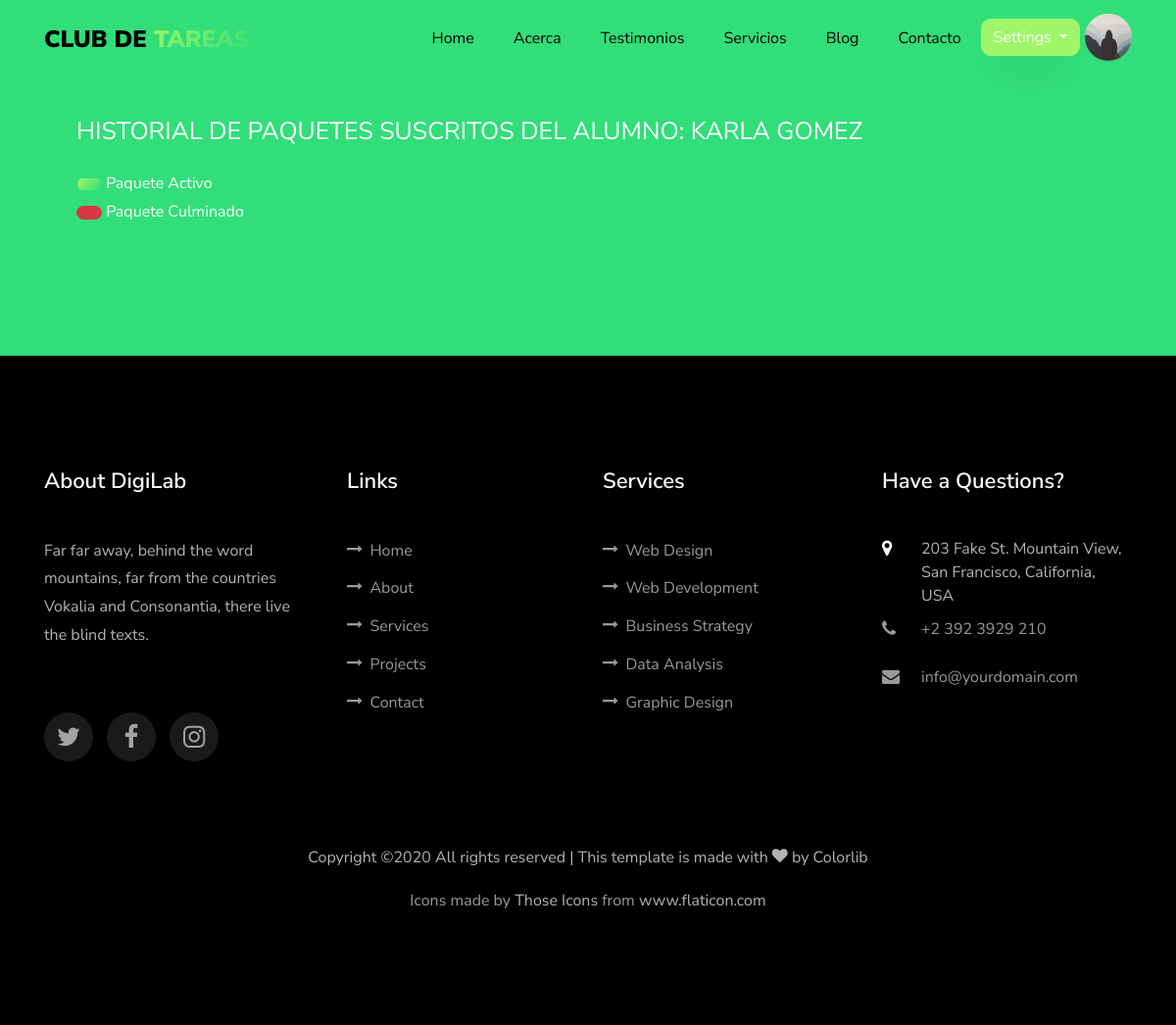
Before: /paquetes/ (signed in) with the older database file.
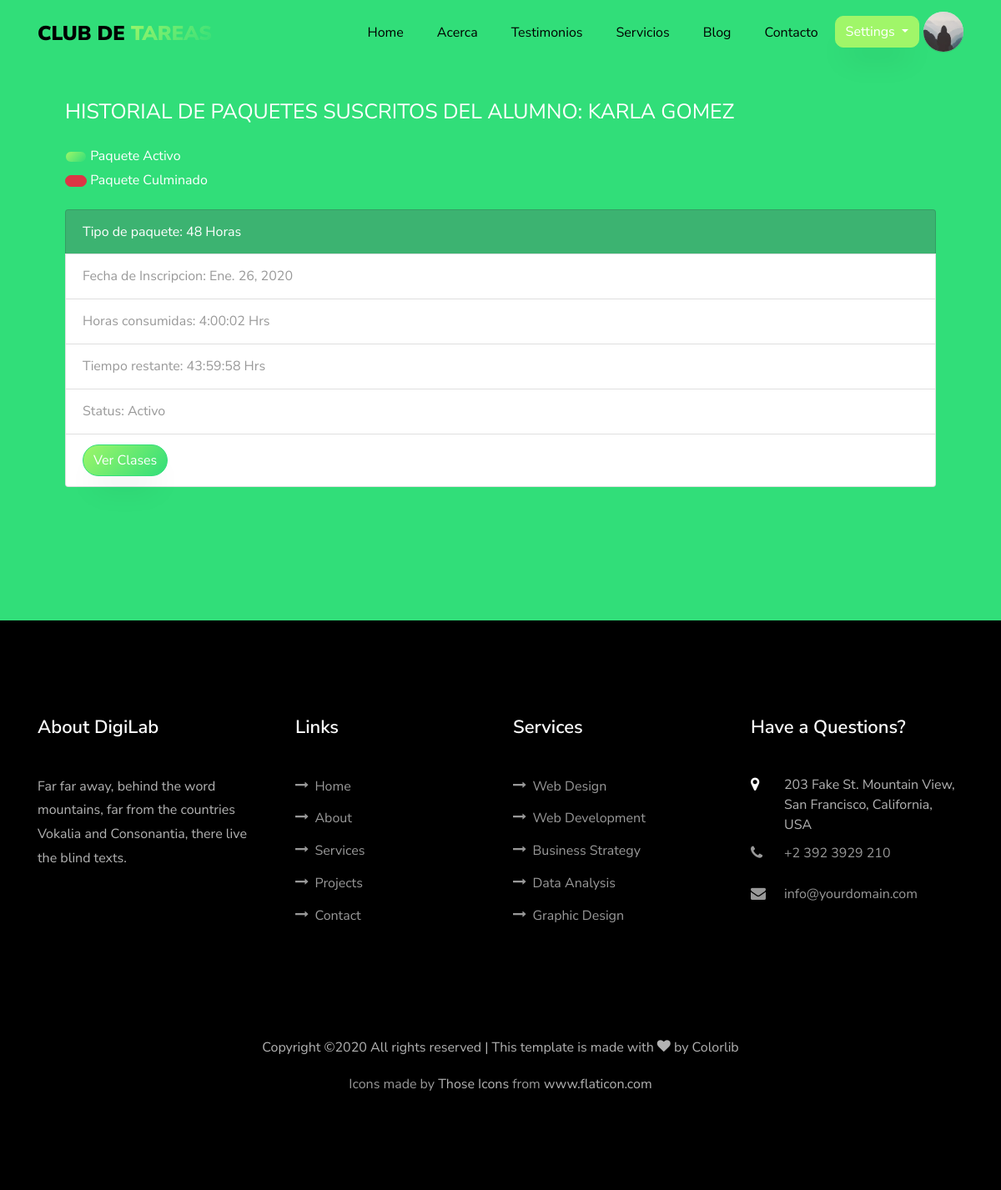
After: the same page with the newer database file.
### app/models.py (models this page shows, shortened)
class Paquete_Inscrito(models.Model):
     id = models.UUIDField(primary_key=True, default=uuid.uuid4, help_text="id del Paquete")
     usuario = models.ForeignKey(settings.AUTH_USER_MODEL,related_name="paquetes_inscritos",on_delete=models.CASCADE,null=True)
     fecha_de_inscripcion = models.DateField(null=True,blank=True)
     horas_consumidas =models.CharField(max_length=100,default="00:00:00 Hrs")
     horas_restantes= models.CharField(max_length=100,default="00:00:00 Hrs")
     tiempo_consumido = models.DurationField(default=datetime.timedelta(days=0,hours=0,minutes=0))
     tiempo_restante= models.DurationField(default=datetime.timedelta(days=0,hours=0,minutes=0))
     ESTADO_STATUS =(
     (True,'Activo'),
     (False,'Finalizado')
     )
     tipo_de_paquete = models.ForeignKey('Tipo_de_Paquete', on_delete=models.SET_NULL, null=True,help_text='Elige el tipo de paquete del alumno')
     status = models.BooleanField(default=True,choices=ESTADO_STATUS,blank=True,help_text="Elige el estado del paquete")
     class Meta:
         verbose_name = ("Paquete Inscrito")
         verbose_name_plural = ("Paquetes Inscritos")
         ordering = ['usuario__nombre']

class Tipo_de_Paquete(models.Model):
    horas = models.IntegerField(default=1)
    class Meta:
        verbose_name = ("Tipo de Paquete")
        verbose_name_plural = ("Tipos de Paquetes")
    def __str__(self):
        return f'{self.horas} Horas'

### app/views.py (the view)
# urls.py: path('paquetes/',views.paquetes,name='paquetes'),
@login_required
def paquetes(request):
    context = {
    'student' : request.user,
    'paquetes': request.user.paquetes_inscritos.all()
    }
    return render(request,'app/paquetes.html',context)

### app/templates/app/paquetes.html (shortened to what this page needs)
{% extends 'app/base.html' %}
{% load static %}
{% block content %}
<section class="ftco-section ftco-project" style="background:#31de79">
		<div class="container px-md-5">
				<p class="info-alumno ftco-animate" style="text-transform: uppercase; font-size: 25px">
					Historial de  Paquetes suscritos del  Alumno: {{ student.nombre }} {{ student.apellido}}
				</p>
				<button type="button" class="btn btn-primary btn-circle">
				</button> <span style="color: white" class="ftco-animate">Paquete Activo</span><br>
				<button type="button" class="btn btn-danger btn-circle">
				</button>
				<span style="color:white" class="ftco-animate">Paquete Culminado</span>
				<div style="width: 100%;height:20px;"></div>
					{% for paquete in paquetes %}
           <ul class="list-group ftco-animate">
					 {% if paquete.status %}
					 <li class="list-group-item" style="background-color: #3cb371;color:white"> Tipo de paquete: {{ paquete.tipo_de_paquete }}</li>
					 {%else%}
					 <li class="list-group-item" style="background-color: #de2d29;color: white"> Tipo de paquete: {{ paquete.tipo_de_paquete }}</li>
					 {% endif%}
           <li class="list-group-item"> Fecha de Inscripcion: {{ paquete.fecha_de_inscripcion }}</li>
					 <li class="list-group-item"> Horas consumidas: {{ paquete.horas_consumidas	}} </li>
					 <li class="list-group-item"> Tiempo restante: {{ paquete.horas_restantes }} </li>
					 {% if paquete.status%}
					 <li class="list-group-item">Status: Activo</li>
					 {% else %}
					 <li class="list-group-item" >Status: Culminado</li>
					 {% endif%}
					 <li class="list-group-item mb-5">
						 <a href="{% url 'app:clases' paquete_id=paquete.id %}">
				     <button type="button" class="btn btn-primary">Ver Clases </button>
				     </a>
					 </li>
					{% endfor %}
				</ul>
		</div>
</section>
{% endblock content     %}

### app/templates/app/base.html (shortened to what the changed rows need)
{% load static %}
<!DOCTYPE html>
<html lang="en">
  <head>
    <link rel="stylesheet" href="https://stackpath.bootstrapcdn.com/font-awesome/4.7.0/css/font-awesome.min.css">
    <link rel="stylesheet" href="{% static 'app/css/open-iconic-bootstrap.min.css'%}">
    <link rel="stylesheet" href="{% static 'app/css/animate.css'%}">
    <link rel="stylesheet" href="{% static 'app/css/search.css'%}">
    <link rel="stylesheet" href="{% static 'app/css/owl.carousel.min.css'%}">
    <link rel="stylesheet" href="{% static 'app/css/owl.theme.default.min.css'%}">
    <link rel="stylesheet" href="{% static 'app/css/magnific-popup.css'%}">
    <link rel="stylesheet" href="{% static 'app/css/aos.css'%}">
    <link rel="stylesheet" href="{% static 'app/css/ionicons.min.css'%}">
    <link rel="stylesheet" href="{% static 'app/css/flaticon.css' %}">
    <link rel="stylesheet" href="{% static 'app/css/icomoon.css' %}">
    <link rel="stylesheet" href="{% static 'app/css/style.css' %}">
    <link rel="stylesheet" href="{% static 'app/css/fix.css' %}">
  </head>
  <body  data-target=".site-navbar-target" data-offset="300">
    {% block content %}{% endblock %}
    <footer class="ftco-footer ftco-section">
      <div class="container">
        <div class="row mb-5">
          <div class="col-md">
            <div class="ftco-footer-widget mb-4">
              <h2 class="ftco-heading-2">About DigiLab</h2>
              <ul class="ftco-footer-social list-unstyled float-md-left float-lft mt-5">
                <li class="ftco-animate"><a href="#"><span class="icon-twitter"></span></a></li>
                <li class="ftco-animate"><a href="#"><span class="icon-facebook"></span></a></li>
                <li class="ftco-animate"><a href="#"><span class="icon-instagram"></span></a></li>
              </ul>
            </div>
          </div>
          <div class="col-md">
            <div class="ftco-footer-widget mb-4 ml-md-4">
              <h2 class="ftco-heading-2">Links</h2>
            </div>
          </div>
          <div class="col-md">
             <div class="ftco-footer-widget mb-4">
              <h2 class="ftco-heading-2">Services</h2>
            </div>
          </div>
          <div class="col-md">
            <div class="ftco-footer-widget mb-4">
            	<h2 class="ftco-heading-2">Have a Questions?</h2>
            </div>
          </div>
        </div>
      </div>
    </footer>
  </body>
</html>

Changed rows visible on the page:
added Paquete_Inscrito: tipo_de_paquete "48 Horas", fecha_de_inscripcion "Ene. 26, 2020", horas_consumidas "4:00:02 Hrs", horas_restantes "43:59:58 Hrs", status "Status: Activo"
